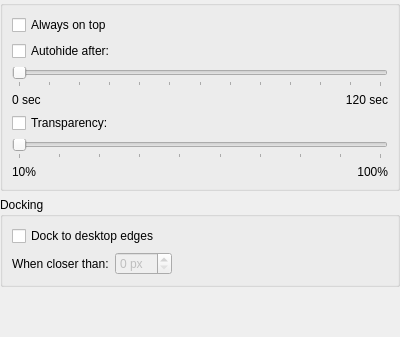
<?xml version="1.0" encoding="UTF-8"?>
<ui version="4.0">
 <class>MainWindowSettings</class>
 <widget class="KittySDK::ISettingsPage" name="MainWindowSettings">
  <property name="geometry">
   <rect>
    <x>0</x>
    <y>0</y>
    <width>400</width>
    <height>337</height>
   </rect>
  </property>
  <property name="windowTitle">
   <string>Main Window</string>
  </property>
  <layout class="QVBoxLayout" name="verticalLayout">
   <property name="margin">
    <number>0</number>
   </property>
   <item>
    <widget class="QGroupBox" name="displayGroupBox">
     <property name="title">
      <string/>
     </property>
     <layout class="QFormLayout" name="_2">
      <property name="fieldGrowthPolicy">
       <enum>QFormLayout::ExpandingFieldsGrow</enum>
      </property>
      <item row="0" column="0" colspan="2">
       <widget class="QCheckBox" name="alwaysOnTopCheckBox">
        <property name="text">
         <string>Always on top</string>
        </property>
       </widget>
      </item>
      <item row="4" column="0">
       <widget class="QCheckBox" name="transparencyCheckBox">
        <property name="text">
         <string>Transparency:</string>
        </property>
       </widget>
      </item>
      <item row="1" column="0">
       <widget class="QCheckBox" name="autoHideCheckBox">
        <property name="text">
         <string>Autohide after:</string>
        </property>
       </widget>
      </item>
      <item row="2" column="0" colspan="2">
       <widget class="QSlider" name="autoHideSlider">
        <property name="enabled">
         <bool>false</bool>
        </property>
        <property name="maximum">
         <number>120</number>
        </property>
        <property name="orientation">
         <enum>Qt::Horizontal</enum>
        </property>
        <property name="tickPosition">
         <enum>QSlider::TicksBelow</enum>
        </property>
        <property name="tickInterval">
         <number>10</number>
        </property>
       </widget>
      </item>
      <item row="6" column="0">
       <widget class="QLabel" name="transparencyMinLabel">
        <property name="text">
         <string notr="true">10%</string>
        </property>
       </widget>
      </item>
      <item row="5" column="0" colspan="2">
       <widget class="QSlider" name="transparencySlider">
        <property name="enabled">
         <bool>false</bool>
        </property>
        <property name="minimum">
         <number>10</number>
        </property>
        <property name="maximum">
         <number>100</number>
        </property>
        <property name="orientation">
         <enum>Qt::Horizontal</enum>
        </property>
        <property name="tickPosition">
         <enum>QSlider::TicksBelow</enum>
        </property>
        <property name="tickInterval">
         <number>10</number>
        </property>
       </widget>
      </item>
      <item row="6" column="1">
       <widget class="QLabel" name="transparencyMaxLabel">
        <property name="sizePolicy">
         <sizepolicy hsizetype="Expanding" vsizetype="Preferred">
          <horstretch>0</horstretch>
          <verstretch>0</verstretch>
         </sizepolicy>
        </property>
        <property name="text">
         <string notr="true">100%</string>
        </property>
        <property name="alignment">
         <set>Qt::AlignRight|Qt::AlignTrailing|Qt::AlignVCenter</set>
        </property>
       </widget>
      </item>
      <item row="3" column="0">
       <widget class="QLabel" name="autoHideMinLabel">
        <property name="text">
         <string>0 sec</string>
        </property>
       </widget>
      </item>
      <item row="3" column="1">
       <widget class="QLabel" name="autoHideMaxLabel">
        <property name="sizePolicy">
         <sizepolicy hsizetype="Expanding" vsizetype="Preferred">
          <horstretch>0</horstretch>
          <verstretch>0</verstretch>
         </sizepolicy>
        </property>
        <property name="text">
         <string>120 sec</string>
        </property>
        <property name="alignment">
         <set>Qt::AlignRight|Qt::AlignTrailing|Qt::AlignVCenter</set>
        </property>
       </widget>
      </item>
     </layout>
    </widget>
   </item>
   <item>
    <widget class="QGroupBox" name="dockingGroupBox">
     <property name="title">
      <string>Docking</string>
     </property>
     <layout class="QFormLayout">
      <property name="fieldGrowthPolicy">
       <enum>QFormLayout::ExpandingFieldsGrow</enum>
      </property>
      <item row="2" column="0">
       <widget class="QLabel" name="dockDistanceLabel">
        <property name="text">
         <string>When closer than:</string>
        </property>
       </widget>
      </item>
      <item row="2" column="1">
       <widget class="QSpinBox" name="dockDistanceSpinBox">
        <property name="enabled">
         <bool>false</bool>
        </property>
        <property name="suffix">
         <string> px</string>
        </property>
       </widget>
      </item>
      <item row="1" column="0" colspan="2">
       <widget class="QCheckBox" name="dockToEdgesCheckBox">
        <property name="text">
         <string>Dock to desktop edges</string>
        </property>
       </widget>
      </item>
     </layout>
    </widget>
   </item>
   <item>
    <spacer name="verticalSpacer">
     <property name="orientation">
      <enum>Qt::Vertical</enum>
     </property>
     <property name="sizeHint" stdset="0">
      <size>
       <width>20</width>
       <height>59</height>
      </size>
     </property>
    </spacer>
   </item>
  </layout>
 </widget>
 <customwidgets>
  <customwidget>
   <class>KittySDK::ISettingsPage</class>
   <extends>QWidget</extends>
   <header>ISettingsPage.h</header>
   <container>1</container>
  </customwidget>
 </customwidgets>
 <resources/>
 <connections/>
</ui>
